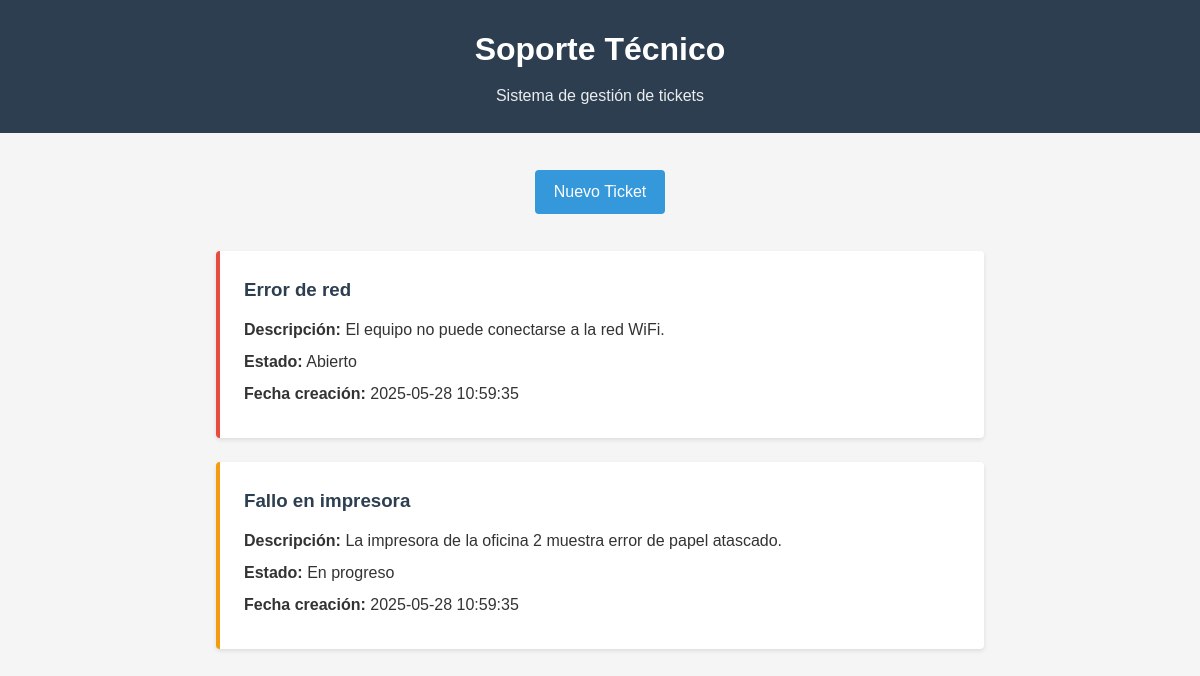
The app's page /frontend/cliente/index.php with its own data.
### tables this page shows
CREATE TABLE `tickets` (
  `id` int(11) NOT NULL AUTO_INCREMENT,
  `asunto` varchar(100) NOT NULL,
  `descripcion` text NOT NULL,
  `estado` enum('Abierto','En progreso','Cerrado') DEFAULT 'Abierto',
  `fecha_creacion` timestamp NOT NULL DEFAULT CURRENT_TIMESTAMP,
  `fecha_actualizacion` timestamp NOT NULL DEFAULT CURRENT_TIMESTAMP ON UPDATE CURRENT_TIMESTAMP,
  PRIMARY KEY (`id`)
);

### backend/cargar-tickets.php (the view, shortened to what this page needs)
<?php
function conectarDB() {
    $conexion = new mysqli('db', 'root', 'root', 'helpdesk');
    return $conexion;
}
function mostrarTickets($esAdmin = false) {
    $conexion = conectarDB();
    $sql = $esAdmin
        ? "SELECT * FROM tickets ORDER BY fecha_creacion DESC"
        : "SELECT * FROM tickets WHERE estado IN ('Abierto', 'En progreso') ORDER BY fecha_creacion DESC";
    $resultado = $conexion->query($sql);
    $html = '';
    if ($resultado && $resultado->num_rows > 0) {
        while ($ticket = $resultado->fetch_assoc()) {
            $html .= '<div class="ticket" data-estado="'.htmlspecialchars($ticket['estado']).'">';
            $html .= '<h3>'.htmlspecialchars($ticket['asunto']).'</h3>';
            $html .= '<p><strong>Descripción:</strong> '.nl2br(htmlspecialchars($ticket['descripcion'])).'</p>';
            $html .= '<p><strong>Estado:</strong> ';
            if ($esAdmin) {
                $html .= '<select name="estados['.$ticket['id'].']">';
                $html .= '<option value="Abierto"'.($ticket['estado']=='Abierto'?' selected':'').'>Abierto</option>';
                $html .= '<option value="En progreso"'.($ticket['estado']=='En progreso'?' selected':'').'>En progreso</option>';
                $html .= '<option value="Cerrado"'.($ticket['estado']=='Cerrado'?' selected':'').'>Cerrado</option>';
                $html .= '</select>';
            } else {
                $html .= htmlspecialchars($ticket['estado']);
            }
            $html .= '</p>';
            $html .= '<p><strong>Fecha creación:</strong> '.$ticket['fecha_creacion'].'</p>';
            $html .= '</div>';
        }
    } else {
        $html = '<div class="no-tickets">No hay tickets disponibles</div>';
    }
    return $html;
}
?>

### frontend/cliente/css/styles.css (style rules this page uses)
.ticket { background-color: white; border-left: 4px solid #3498db; border-radius: 4px; padding: 1.5rem; margin-bottom: 1.5rem; box-shadow: 0 2px 4px rgba(0,0,0,0.1); }
.ticket h3 { color: #2c3e50; margin-bottom: 0.8rem; }
.ticket p { margin-bottom: 0.5rem; line-height: 1.5; }
.ticket[data-estado="Abierto"] { border-left-color: #e74c3c; }
.ticket[data-estado="En progreso"] { border-left-color: #f39c12; }

### frontend/shared/css/common.css (style rules this page uses)
* { margin: 0; padding: 0; box-sizing: border-box; font-family: 'Arial', sans-serif; }
body { background-color: #f5f5f5; color: #333; line-height: 1.6; }

### records on screen
tickets: asunto "Error de red", descripcion "El equipo no puede conectarse a la red WiFi.", value "Abierto", fecha_creacion "2025-05-28 10:59:35"
tickets: asunto "Fallo en impresora", descripcion "La impresora de la oficina 2 muestra error de papel atascado.", value "En progreso", fecha_creacion "2025-05-28 10:59:35"
